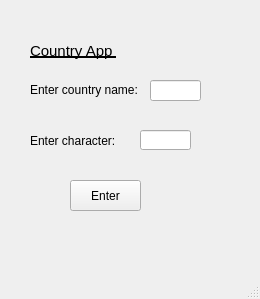
<?xml version="1.0" encoding="UTF-8"?>
<ui version="4.0">
 <class>countryprog</class>
 <widget class="QMainWindow" name="countryprog">
  <property name="geometry">
   <rect>
    <x>0</x>
    <y>0</y>
    <width>260</width>
    <height>299</height>
   </rect>
  </property>
  <property name="windowTitle">
   <string>Country Character counter</string>
  </property>
  <property name="toolTipDuration">
   <number>7</number>
  </property>
  <property name="autoFillBackground">
   <bool>true</bool>
  </property>
  <property name="toolButtonStyle">
   <enum>Qt::ToolButtonIconOnly</enum>
  </property>
  <widget class="QWidget" name="centralwidget">
   <widget class="QPushButton" name="buttonqenter">
    <property name="geometry">
     <rect>
      <x>70</x>
      <y>180</y>
      <width>71</width>
      <height>31</height>
     </rect>
    </property>
    <property name="focusPolicy">
     <enum>Qt::StrongFocus</enum>
    </property>
    <property name="text">
     <string>Enter</string>
    </property>
   </widget>
   <widget class="QLabel" name="welcomelabel">
    <property name="geometry">
     <rect>
      <x>30</x>
      <y>20</y>
      <width>321</width>
      <height>61</height>
     </rect>
    </property>
    <property name="font">
     <font>
      <family>MS Shell Dlg 2</family>
      <pointsize>11</pointsize>
      <underline>true</underline>
     </font>
    </property>
    <property name="text">
     <string>Country App </string>
    </property>
   </widget>
   <widget class="QLineEdit" name="counameans">
    <property name="geometry">
     <rect>
      <x>150</x>
      <y>80</y>
      <width>51</width>
      <height>21</height>
     </rect>
    </property>
   </widget>
   <widget class="QLabel" name="countryname">
    <property name="geometry">
     <rect>
      <x>30</x>
      <y>80</y>
      <width>141</width>
      <height>20</height>
     </rect>
    </property>
    <property name="text">
     <string>Enter country name:</string>
    </property>
   </widget>
   <widget class="QLineEdit" name="charanamean">
    <property name="geometry">
     <rect>
      <x>140</x>
      <y>130</y>
      <width>51</width>
      <height>20</height>
     </rect>
    </property>
   </widget>
   <widget class="QLabel" name="charactesearch">
    <property name="geometry">
     <rect>
      <x>30</x>
      <y>130</y>
      <width>201</width>
      <height>21</height>
     </rect>
    </property>
    <property name="text">
     <string>Enter character:</string>
    </property>
   </widget>
  </widget>
  <widget class="QStatusBar" name="statusbar"/>
 </widget>
 <resources/>
 <connections/>
</ui>
